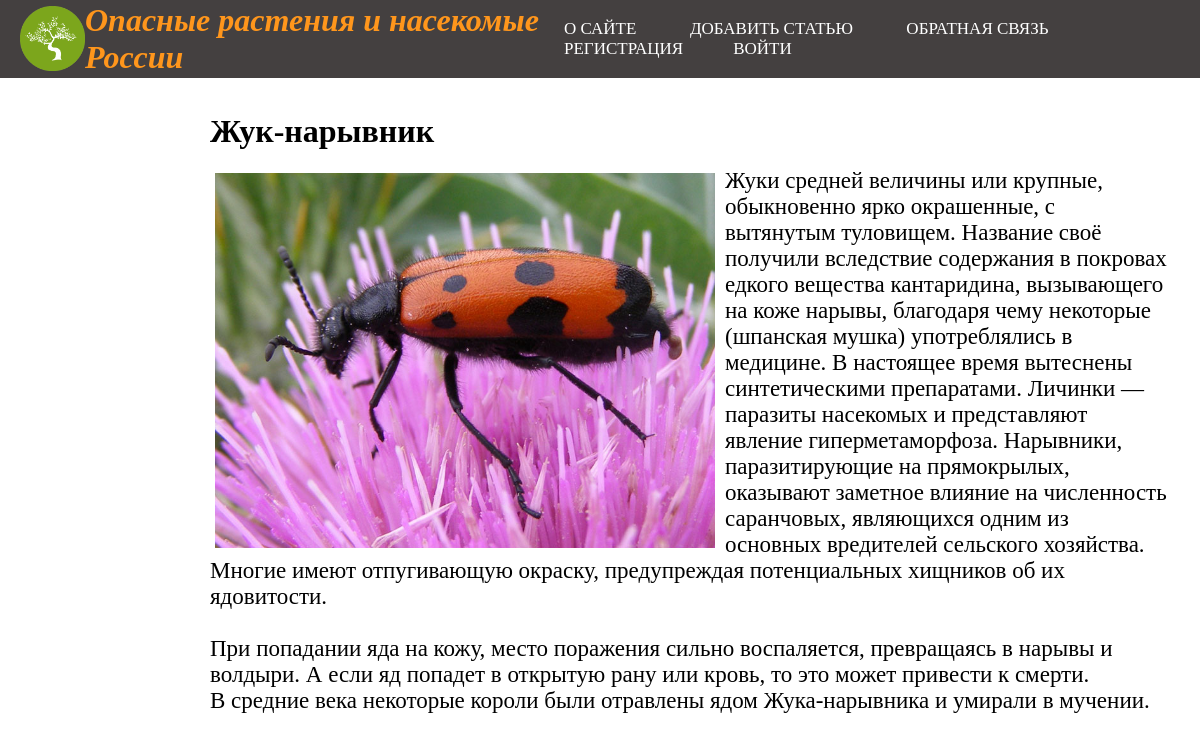
/post/Zhuk-naryvnik/, run on the app's committed database.
### main/models.py (models this page shows, shortened)
class Top_5(models.Model):
    title = models.CharField(max_length=100, verbose_name='Название растения или насекомого')
    slug = models.SlugField(max_length=100, unique=True, db_index=True, verbose_name='URL')
    content = models.TextField(verbose_name='Текст статьи')
    photo = models.ImageField(upload_to='photos', verbose_name='Фото')
    time_create = models.DateTimeField(auto_now_add=True, verbose_name='Дата создания')
    time_update = models.DateTimeField(auto_now=True, verbose_name='Дата изменения')
    is_published = models.BooleanField(default=True, verbose_name='Публикация')
    cat = models.ForeignKey('Category', on_delete=models.PROTECT, verbose_name='Категория')
    def __str__(self):
        return self.title
    class Meta:
        verbose_name = 'Топ 5'
        verbose_name_plural = 'Топ 5'
        ordering = ['id']

### main/views.py (the view)
# urls.py: path('post/<slug:post_slug>/', ShowPost.as_view(), name='post'),
class ShowPost(DataMixin, DetailView):
    model = Top_5
    template_name = 'main/post.html'
    slug_url_kwarg = 'post_slug'
    context_object_name = 'post'
    def get_context_data(self, *, object_list=None, **kwargs):
        context = super().get_context_data(**kwargs)
        c_def = self.get_user_context(title=context['post'])
        return dict(list(context.items()) + list(c_def.items()))

### main/utils.py (called while the page is built)
    def get_user_context(self, **kwargs):
        context = kwargs
        cats = Category.objects.all()
        context['menu'] = menu
        context['cats'] = cats
        if 'cat_selected' not in context:
            context['cat_selected'] = 0
        return context

### main/templates/main/post.html
{% extends 'main/base.html' %}
{% block content %}
<div class="container_post">
    <h1>{{post.title}}</h1>
    <br>
    {% if post.photo %}
    <p><img class="article_photo" src="{{post.photo.url}}"></p>
    {% endif %}
    <div class="content_post">
        {{post.content|linebreaks}}
    </div>
</div>
{% endblock %}

### main/static/main/css/style.css (style rules this page uses)
* { margin: 0; padding: 0; box-sizing: border-box; }
img { max-width: 300px; height: auto; margin: 5px 10px 5px 5px; }
.article_photo { max-width: 500px; height: auto; margin: 5px 10px 5px 5px; float: left; }
.container_post { width: 80%; float: right; margin: 5px 30px 5px 5px; }
.content_post { font-size: 23px; }

### data on the page
Top_5: title "Жук-нарывник", photo (picture), content "Жуки средней величины или крупные, обыкновенно ярко окрашенные, с вытянутым туловищем. Название своё получили вследствие содержания в покровах едкого вещества кантаридина, вызывающего на коже нарывы, благодаря чему некоторые (шпанская мушка) употреблялись в медицине. В настоящее время вытеснены синтетическими препаратами. Личинки — паразиты насекомых и представляют явление гиперметаморфоза. Нарывники, паразитирующие на прямокрылых, оказывают заметное влияние на численность саранчовых, являющихся одним из основных вредителей сельского хозяйства. Многие имеют отпугивающую окраску, предупреждая потенциальных хищников об их ядовитости. При попадании яда на кожу, место поражения сильно…"

### other printed values
{{ m.title }} "О САЙТЕ" "ДОБАВИТЬ СТАТЬЮ" "ОБРАТНАЯ СВЯЗЬ"
